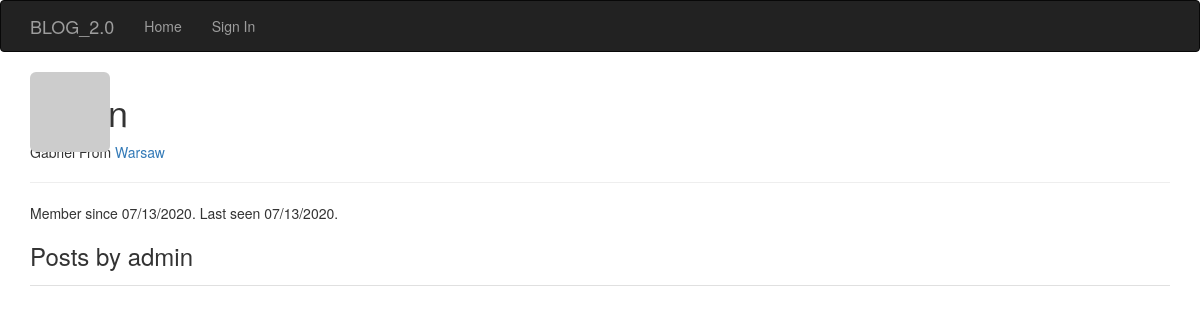
The app's page /user/admin, older data.
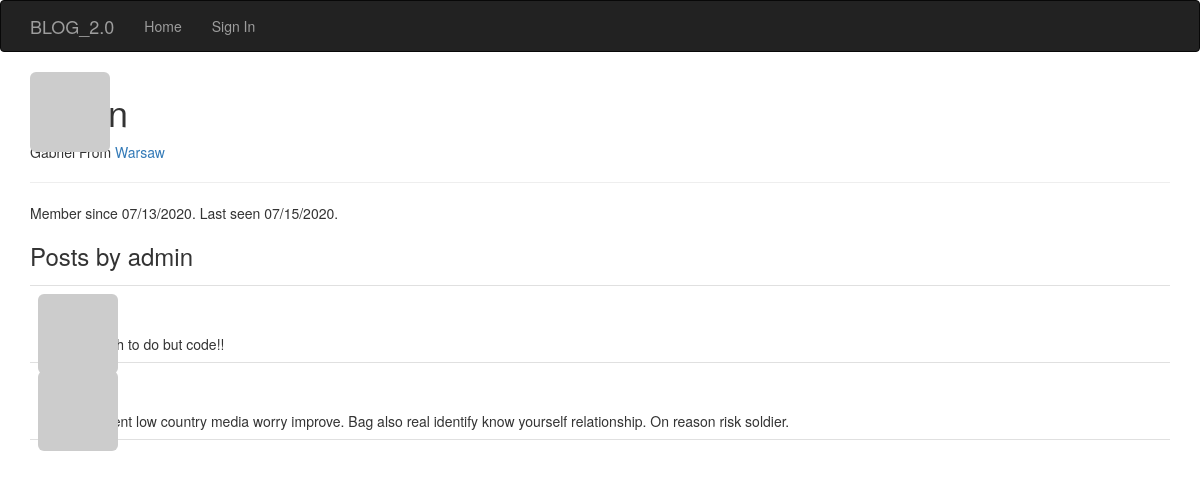
The same page, newer data.
### app/models.py (models this page shows, shortened)
class User(UserMixin, db.Model):
    __tablename__ = 'users'
    id = db.Column(db.Integer, primary_key=True)
    email = db.Column(db.String(64), unique=True, index=True)
    username = db.Column(db.String(64), unique=True, index=True)
    name = db.Column(db.String(64))
    location = db.Column(db.String(64))
    about_me = db.Column(db.Text())
    member_since = db.Column(db.DateTime(), default=datetime.utcnow)
    last_seen = db.Column(db.DateTime(), default=datetime.utcnow)
    password_hash = db.Column(db.String(128))
    avatar_hash = db.Column(db.String(32))
    role_id = db.Column(db.Integer, db.ForeignKey('roles.id'))
    confirmed = db.Column(db.Boolean, default=False)
    posts = db.relationship('Post', backref='author', lazy='dynamic')
    @property
    def password(self):
        '''
        Password property to prevent reading passwords directly
        '''
        raise AttributeError('Password is not a readable attribute')
    def gravatar(self, size=100, default='identicon', rating='g'):
        if request.is_secure:
            url = 'https://secure.gravatar.com/avatar'
        else:
            url = 'http://www.gravatar.com/avatar'
            hash = self.avatar_hash or self.gravatar_hash()
        return '{url}/{hash}?s={size}&d={default}&r={rating}'.format(
            url=url, hash=hash, size=size, default=default, rating=rating)
    def gravatar_hash(self):
        return hashlib.md5(self.email.lower().encode('utf-8')).hexdigest()

class Post(db.Model):
    __tablename__='posts'
    id = db.Column(db.Integer, primary_key=True)
    body = db.Column(db.Text)
    timestamp = db.Column(db.DateTime, index=True, default=datetime.utcnow)
    author_id = db.Column(db.Integer, db.ForeignKey('users.id'))

### app/main/views.py (the view)
@main.route('/user/<username>')
def user(username):
    user = User.query.filter_by(username=username).first_or_404()
    posts = user.posts.order_by(Post.timestamp.desc()).all()
    return render_template('user.html', user=user, posts=posts)

### app/auth/views.py (called while the page is built)
@auth.before_app_request
def before_request():
    if current_user.is_authenticated:
        current_user.ping()
        if not current_user.confirmed \
                and request.endpoint \
                and request.blueprint != 'auth' \
                and request.endpoint != 'static':
            return redirect(url_for('auth.unconfirmed'))

### app/main/__init__.py (called while the page is built)
@main.app_context_processor
def inject_permission():
    return dict(Permission=Permission)

### app/models.py (called while the page is built)
    def is_administrator(self):
        return False

### app/templates/user.html (shortened to what this page needs)
{% extends 'base.html' %}
{% import "bootstrap/wtf.html" as wtf %}
{% block head %}
  {{ super() }}
{% endblock %}
{% block page_content %}
<img class="img-rounded profile-thumbnail" src="{{ user.gravatar(size=256) }}">
<div class='page_header'>
  <h1>{{ user.username }} </h1>
  {% if user.name or user.location %}
  <p>
    {% if user.location %}
      From <a href="http://maps.google.com/?q={{ user.location }}">
        {{ user.location }}
        </a>
      {% endif %}
  </p>
  {% endif %}
  <hr>
  <p>
    Member since {{ moment(user.member_since).format('L') }}.
    Last seen {{ moment(user.last_seen).format('L') }}.
  </p>
</div>
<h3>Posts by {{ user.username }}</h3>
{% include '_posts.html' %}
{% endblock %}

### app/templates/base.html (shortened to what this page needs)
{% extends "bootstrap/base.html" %}
{% import "bootstrap/wtf.html" as wtf %}
{% block head %}
{{ super() }}
  <link rel="stylesheet" type="text/css" href="{{ url_for('static', filename='styles.css') }}">
{% endblock %}
{% block navbar %}
<div class="navbar navbar-inverse" role="navigation">
  <div class="container">
    <div class="navbar-header">
      <a class="navbar-brand" href="/">BLOG_2.0</a>
    </div>
    <div class="navbar-collapse collapse">
      <ul class="nav navbar-nav">
        <li><a href="{{ url_for('main.index')}}">Home</a></li>
        {% if current_user.is_authenticated %}
          <li><a href="{{ url_for('auth.logout') }}">Sign Out</a></li>
        {% else %}
        <li><a href="{{ url_for('auth.login') }}">Sign In</a></li>
        {% endif %}
      </ul>
    </div>
  </div>
</div>
{% endblock %}
{% block content %}
<div class="container">
  {% block page_content %}{% endblock page_content%}
</div>
{% endblock content%}

### app/templates/_posts.html (shortened to what this page needs)
<ul class="posts">
  {% for post in posts %}
  <li class="post">
    <div class="profile-thumbnail">
      <a href="{{ url_for('.user', username=post.author.username) }}">
        <img class="img-rounded profile-thumbnail" src="{{ post.author.gravatar(size=40) }}">
      </a>
    </div>
    <div class="post-data">{{ moment(post.timestamp).fromNow() }}</div>
    <div class="post-author">
      <a href="{{ url_for('.user', username=post.author.username) }}">
      </a>
    </div>
    <div class="post-body">
      {{ post.body }}
    </div>
  </li>
  {% endfor %}
</ul>

### app/static/styles.css (style rules this page uses)
.profile-thumbnail { position: absolute; }
ul.posts { list-style-type: none; padding: 0px; margin: 16px 0px 0px 0px; border-top: 1px solid #e0e0e0; }
ul.posts li.post { padding: 8px; border-bottom: 1px solid #e0e0e0; }
div.post-author { font-weight: bold; }

Row changes from the older to the newer data that the page shows:
changed User "admin": last_seen "07/13/2020" → "07/15/2020"
added Post: body "Nothing much to do but code!!"
added Post: body "Town president low country media worry improve. Bag also real identify know yourself relationship. On reason risk soldier."
